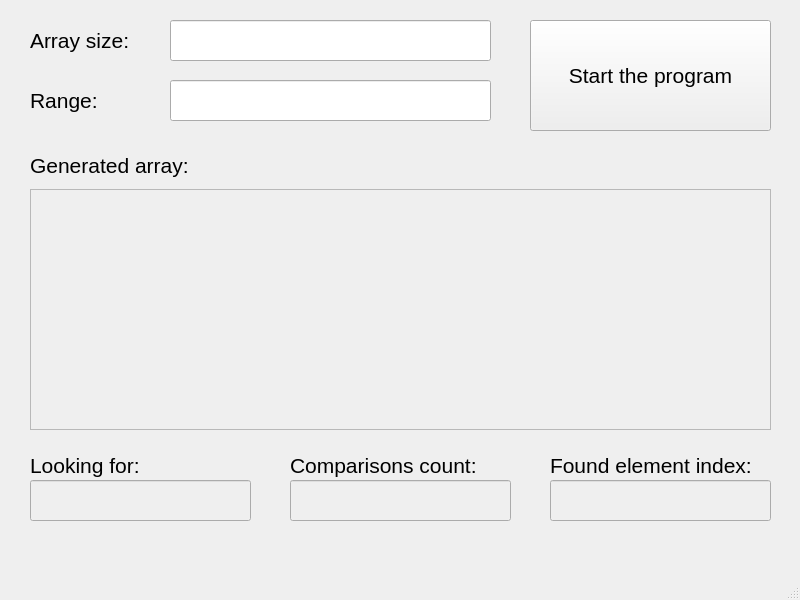
<?xml version="1.0" encoding="UTF-8"?>
<ui version="4.0">
 <class>MainWindow</class>
 <widget class="QMainWindow" name="MainWindow">
  <property name="geometry">
   <rect>
    <x>0</x>
    <y>0</y>
    <width>800</width>
    <height>600</height>
   </rect>
  </property>
  <property name="windowTitle">
   <string>MainWindow</string>
  </property>
  <widget class="QWidget" name="centralwidget">
   <widget class="QLineEdit" name="lineEdit_size">
    <property name="geometry">
     <rect>
      <x>170</x>
      <y>20</y>
      <width>321</width>
      <height>41</height>
     </rect>
    </property>
    <property name="font">
     <font>
      <family>Arial</family>
      <pointsize>16</pointsize>
     </font>
    </property>
    <property name="inputMethodHints">
     <set>Qt::InputMethodHint::ImhDigitsOnly</set>
    </property>
    <property name="inputMask">
     <string extracomment="Array size"/>
    </property>
    <property name="text">
     <string extracomment="Array size"/>
    </property>
   </widget>
   <widget class="QLabel" name="label">
    <property name="geometry">
     <rect>
      <x>30</x>
      <y>25</y>
      <width>121</width>
      <height>31</height>
     </rect>
    </property>
    <property name="font">
     <font>
      <family>Arial</family>
      <pointsize>16</pointsize>
     </font>
    </property>
    <property name="text">
     <string>Array size:</string>
    </property>
   </widget>
   <widget class="QPushButton" name="pushButton_start">
    <property name="geometry">
     <rect>
      <x>530</x>
      <y>20</y>
      <width>241</width>
      <height>111</height>
     </rect>
    </property>
    <property name="font">
     <font>
      <family>Arial</family>
      <pointsize>16</pointsize>
     </font>
    </property>
    <property name="text">
     <string>Start the program</string>
    </property>
   </widget>
   <widget class="QLabel" name="label_2">
    <property name="geometry">
     <rect>
      <x>30</x>
      <y>150</y>
      <width>191</width>
      <height>31</height>
     </rect>
    </property>
    <property name="font">
     <font>
      <family>Arial</family>
      <pointsize>16</pointsize>
     </font>
    </property>
    <property name="text">
     <string>Generated array:</string>
    </property>
   </widget>
   <widget class="QPlainTextEdit" name="plainTextEdit_array">
    <property name="enabled">
     <bool>false</bool>
    </property>
    <property name="geometry">
     <rect>
      <x>30</x>
      <y>189</y>
      <width>741</width>
      <height>241</height>
     </rect>
    </property>
    <property name="font">
     <font>
      <family>Arial</family>
      <pointsize>12</pointsize>
     </font>
    </property>
   </widget>
   <widget class="QLabel" name="label_3">
    <property name="geometry">
     <rect>
      <x>30</x>
      <y>450</y>
      <width>131</width>
      <height>31</height>
     </rect>
    </property>
    <property name="font">
     <font>
      <family>Arial</family>
      <pointsize>16</pointsize>
     </font>
    </property>
    <property name="text">
     <string>Looking for:</string>
    </property>
   </widget>
   <widget class="QLineEdit" name="lineEdit_toFind">
    <property name="enabled">
     <bool>false</bool>
    </property>
    <property name="geometry">
     <rect>
      <x>30</x>
      <y>480</y>
      <width>221</width>
      <height>41</height>
     </rect>
    </property>
    <property name="font">
     <font>
      <family>Arial</family>
      <pointsize>16</pointsize>
     </font>
    </property>
    <property name="inputMethodHints">
     <set>Qt::InputMethodHint::ImhDigitsOnly</set>
    </property>
    <property name="inputMask">
     <string extracomment="Array size"/>
    </property>
    <property name="text">
     <string extracomment="Array size"/>
    </property>
   </widget>
   <widget class="QLineEdit" name="lineEdit_comparisons">
    <property name="enabled">
     <bool>false</bool>
    </property>
    <property name="geometry">
     <rect>
      <x>290</x>
      <y>480</y>
      <width>221</width>
      <height>41</height>
     </rect>
    </property>
    <property name="font">
     <font>
      <family>Arial</family>
      <pointsize>16</pointsize>
     </font>
    </property>
    <property name="inputMask">
     <string extracomment="Array size"/>
    </property>
    <property name="text">
     <string extracomment="Array size"/>
    </property>
   </widget>
   <widget class="QLabel" name="label_4">
    <property name="geometry">
     <rect>
      <x>290</x>
      <y>450</y>
      <width>231</width>
      <height>31</height>
     </rect>
    </property>
    <property name="font">
     <font>
      <family>Arial</family>
      <pointsize>16</pointsize>
     </font>
    </property>
    <property name="text">
     <string>Comparisons count:</string>
    </property>
   </widget>
   <widget class="QLineEdit" name="lineEdit_found">
    <property name="enabled">
     <bool>false</bool>
    </property>
    <property name="geometry">
     <rect>
      <x>550</x>
      <y>480</y>
      <width>221</width>
      <height>41</height>
     </rect>
    </property>
    <property name="font">
     <font>
      <family>Arial</family>
      <pointsize>16</pointsize>
     </font>
    </property>
    <property name="inputMask">
     <string extracomment="Array size"/>
    </property>
    <property name="text">
     <string extracomment="Array size"/>
    </property>
   </widget>
   <widget class="QLabel" name="label_5">
    <property name="geometry">
     <rect>
      <x>550</x>
      <y>450</y>
      <width>211</width>
      <height>31</height>
     </rect>
    </property>
    <property name="font">
     <font>
      <family>Arial</family>
      <pointsize>16</pointsize>
     </font>
    </property>
    <property name="text">
     <string>Found element index:</string>
    </property>
   </widget>
   <widget class="QLabel" name="label_6">
    <property name="geometry">
     <rect>
      <x>30</x>
      <y>85</y>
      <width>121</width>
      <height>31</height>
     </rect>
    </property>
    <property name="font">
     <font>
      <family>Arial</family>
      <pointsize>16</pointsize>
     </font>
    </property>
    <property name="text">
     <string>Range:</string>
    </property>
   </widget>
   <widget class="QLineEdit" name="lineEdit_range">
    <property name="geometry">
     <rect>
      <x>170</x>
      <y>80</y>
      <width>321</width>
      <height>41</height>
     </rect>
    </property>
    <property name="font">
     <font>
      <family>Arial</family>
      <pointsize>16</pointsize>
     </font>
    </property>
    <property name="inputMethodHints">
     <set>Qt::InputMethodHint::ImhDigitsOnly</set>
    </property>
    <property name="inputMask">
     <string extracomment="Array size"/>
    </property>
    <property name="text">
     <string extracomment="Array size"/>
    </property>
   </widget>
  </widget>
  <widget class="QMenuBar" name="menubar">
   <property name="geometry">
    <rect>
     <x>0</x>
     <y>0</y>
     <width>800</width>
     <height>21</height>
    </rect>
   </property>
  </widget>
  <widget class="QStatusBar" name="statusbar"/>
 </widget>
 <resources/>
 <connections/>
</ui>
